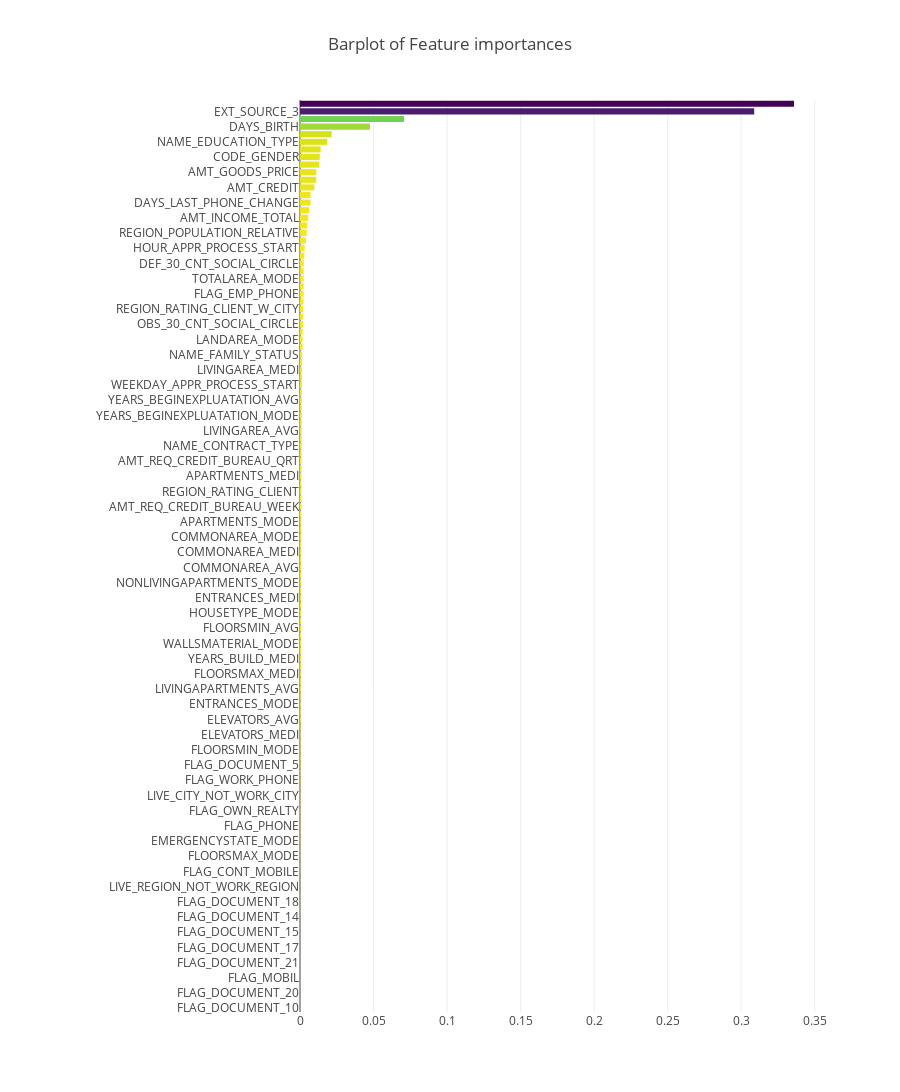

Write notebook code for a chart like this one.
### Code cell
# Substituindo os dados missinsg e realizando feature selection com Random Forest.
    
train.fillna(-1, inplace = True)
test.fillna(-1, inplace = True)

rf = RandomForestClassifier(n_estimators=50, max_depth=8, min_samples_leaf=4, max_features=0.5, random_state=2018)
rf.fit(train.drop(['SK_ID_CURR', 'TARGET'],axis=1), train.TARGET)
features = train.drop(['SK_ID_CURR', 'TARGET'],axis=1).columns.values

x, y = (list(x) for x in zip(*sorted(zip(rf.feature_importances_, features), 
                                                            reverse = False)))
trace2 = go.Bar(
    x=x ,
    y=y,
    marker=dict(
        color=x,
        colorscale = 'Viridis',
        reversescale = True
    ),
    name='Random Forest Feature importance',
    orientation='h',
)

layout = dict(
    title='Barplot of Feature importances',
     width = 900, height = 2000,
    yaxis=dict(
        showgrid=False,
        showline=False,
        showticklabels=True,
    ),
    margin=dict(
    l=300,
),
)

fig1 = go.Figure(data=[trace2])
fig1['layout'].update(layout)
py.iplot(fig1, filename='plots')

### Figure 1 — Plotly figure (JSON) as saved in the notebook; plotly's stock layout.template omitted (floating-point values rounded to 4 significant figures)
{"data": [{"marker": {"color": [0, 0, 0, 0, 0, 6.424e-06, 1.403e-05, 1.873e-05, 2.208e-05, 2.765e-05, 3.206e-05, 3.316e-05, 4.301e-05, 6.381e-05, 7.323e-05, 7.631e-05, 8.179e-05, 8.224e-05, 0.0001023, 0.000105, 0.0001583, 0.0001643, 0.0001717, 0.0001905, 0.0002005, 0.0002066, 0.0002113, 0.0002152, 0.0002412, 0.0002413, 0.0002825, 0.0002966, 0.0003251, 0.0003863, 0.0003876, 0.0003885, 0.000391, 0.0004041, 0.0005007, 0.0005018, 0.0005069, 0.000513, 0.0005916, 0.0005947, 0.0006058, 0.0006535, 0.0006725, 0.0006922, 0.0007, 0.0007135, 0.0007273, 0.0007282, 0.0007643, 0.0007837, 0.0007925, 0.0008233, 0.000829, 0.0008351, 0.0008384, 0.0008415, 0.0008798, 0.0008885, 0.0009012, 0.0009799, 0.0009884, 0.001007, 0.001012, 0.001024, 0.001052, 0.001064, 0.001065, 0.001096, 0.001104, 0.001131, 0.00119, 0.00122, 0.001228, 0.001263, 0.001279, 0.001284, 0.00133, 0.001357, 0.001395, 0.001406, 0.00143, 0.00146, 0.001466, 0.001764, 0.00179, 0.001818, 0.002025, 0.002074, 0.002164, 0.002313, 0.002402, 0.002404, 0.002463, 0.002471, 0.002628, 0.003, 0.003169, 0.004028, 0.004564, 0.004832, 0.005571, 0.006379, 0.007139, 0.007182, 0.009725, 0.01102, 0.01106, 0.01304, 0.01346, 0.01404, 0.01845, 0.02151, 0.04758, 0.07077, 0.3089, 0.3359], "colorscale": "Viridis", "reversescale": true}, "name": "Random Forest Feature importance", "orientation": "h", "type": "bar", "x": [0, 0, 0, 0, 0, 6.424e-06, 1.403e-05, 1.873e-05, 2.208e-05, 2.765e-05, 3.206e-05, 3.316e-05, 4.301e-05, 6.381e-05, 7.323e-05, 7.631e-05, 8.179e-05, 8.224e-05, 0.0001023, 0.000105, 0.0001583, 0.0001643, 0.0001717, 0.0001905, 0.0002005, 0.0002066, 0.0002113, 0.0002152, 0.0002412, 0.0002413, 0.0002825, 0.0002966, 0.0003251, 0.0003863, 0.0003876, 0.0003885, 0.000391, 0.0004041, 0.0005007, 0.0005018, 0.0005069, 0.000513, 0.0005916, 0.0005947, 0.0006058, 0.0006535, 0.0006725, 0.0006922, 0.0007, 0.0007135, 0.0007273, 0.0007282, 0.0007643, 0.0007837, 0.0007925, 0.0008233, 0.000829, 0.0008351, 0.0008384, 0.0008415, 0.0008798, 0.0008885, 0.0009012, 0.0009799, 0.0009884, 0.001007, 0.001012, 0.001024, 0.001052, 0.001064, 0.001065, 0.001096, 0.001104, 0.001131, 0.00119, 0.00122, 0.001228, 0.001263, 0.001279, 0.001284, 0.00133, 0.001357, 0.001395, 0.001406, 0.00143, 0.00146, 0.001466, 0.001764, 0.00179, 0.001818, 0.002025, 0.002074, 0.002164, 0.002313, 0.002402, 0.002404, 0.002463, 0.002471, 0.002628, 0.003, 0.003169, 0.004028, 0.004564, 0.004832, 0.005571, 0.006379, 0.007139, 0.007182, 0.009725, 0.01102, 0.01106, 0.01304, 0.01346, 0.01404, 0.01845, 0.02151, 0.04758, 0.07077, 0.3089, 0.3359], "y": ["FLAG_DOCUMENT_10", "FLAG_DOCUMENT_12", "FLAG_DOCUMENT_20", "FLAG_DOCUMENT_4", "FLAG_MOBIL", "FLAG_DOCUMENT_13", "FLAG_DOCUMENT_21", "FLAG_DOCUMENT_16", "FLAG_DOCUMENT_17", "FLAG_DOCUMENT_11", "FLAG_DOCUMENT_15", "FLAG_DOCUMENT_7", "FLAG_DOCUMENT_14", "REG_REGION_NOT_LIVE_REGION", "FLAG_DOCUMENT_18", "FLAG_DOCUMENT_2", "LIVE_REGION_NOT_WORK_REGION", "FLAG_DOCUMENT_19", "FLAG_CONT_MOBILE", "FLAG_DOCUMENT_9", "FLOORSMAX_MODE", "FLAG_DOCUMENT_8", "EMERGENCYSTATE_MODE", "FONDKAPREMONT_MODE", "FLAG_PHONE", "REG_REGION_NOT_WORK_REGION", "FLAG_OWN_REALTY", "FLAG_DOCUMENT_6", "LIVE_CITY_NOT_WORK_CITY", "ELEVATORS_MODE", "FLAG_WORK_PHONE", "FLAG_EMAIL", "FLAG_DOCUMENT_5", "FLOORSMAX_AVG", "FLOORSMIN_MODE", "LIVINGAPARTMENTS_MEDI", "ELEVATORS_MEDI", "FLOORSMIN_MEDI", "ELEVATORS_AVG", "AMT_REQ_CREDIT_BUREAU_HOUR", "ENTRANCES_MODE", "REG_CITY_NOT_WORK_CITY", "LIVINGAPARTMENTS_AVG", "NONLIVINGAPARTMENTS_AVG", "FLOORSMAX_MEDI", "AMT_REQ_CREDIT_BUREAU_DAY", "YEARS_BUILD_MEDI", "YEARS_BUILD_AVG", "WALLSMATERIAL_MODE", "NONLIVINGAPARTMENTS_MEDI", "FLOORSMIN_AVG", "YEARS_BUILD_MODE", "HOUSETYPE_MODE", "CNT_CHILDREN", "ENTRANCES_MEDI", "BASEMENTAREA_MODE", "NONLIVINGAPARTMENTS_MODE", "LIVINGAPARTMENTS_MODE", "COMMONAREA_AVG", "LIVINGAREA_MODE", "COMMONAREA_MEDI", "BASEMENTAREA_AVG", "COMMONAREA_MODE", "NONLIVINGAREA_MEDI", "APARTMENTS_MODE", "NONLIVINGAREA_AVG", "AMT_REQ_CREDIT_BUREAU_WEEK", "ENTRANCES_AVG", "REGION_RATING_CLIENT", "APARTMENTS_AVG", "APARTMENTS_MEDI", "NAME_TYPE_SUITE", "AMT_REQ_CREDIT_BUREAU_QRT", "BASEMENTAREA_MEDI", "NAME_CONTRACT_TYPE", "AMT_REQ_CREDIT_BUREAU_MON", "LIVINGAREA_AVG", "LANDAREA_MEDI", "YEARS_BEGINEXPLUATATION_MODE", "NONLIVINGAREA_MODE", "YEARS_BEGINEXPLUATATION_AVG", "FLAG_OWN_CAR", "WEEKDAY_APPR_PROCESS_START", "NAME_HOUSING_TYPE", "LIVINGAREA_MEDI", "LANDAREA_AVG", "NAME_FAMILY_STATUS", "YEARS_BEGINEXPLUATATION_MEDI", "LANDAREA_MODE", "CNT_FAM_MEMBERS", "OBS_30_CNT_SOCIAL_CIRCLE", "OBS_60_CNT_SOCIAL_CIRCLE", "REGION_RATING_CLIENT_W_CITY", "OCCUPATION_TYPE", "FLAG_EMP_PHONE", "REG_CITY_NOT_LIVE_CITY", "TOTALAREA_MODE", "DEF_60_CNT_SOCIAL_CIRCLE", "DEF_30_CNT_SOCIAL_CIRCLE", "AMT_REQ_CREDIT_BUREAU_YEAR", "HOUR_APPR_PROCESS_START", "OWN_CAR_AGE", "REGION_POPULATION_RELATIVE", "FLAG_DOCUMENT_3", "AMT_INCOME_TOTAL", "NAME_INCOME_TYPE", "DAYS_LAST_PHONE_CHANGE", "ORGANIZATION_TYPE", "AMT_CREDIT", "DAYS_REGISTRATION", "AMT_GOODS_PRICE", "AMT_ANNUITY", "CODE_GENDER", "DAYS_ID_PUBLISH", "NAME_EDUCATION_TYPE", "DAYS_EMPLOYED", "DAYS_BIRTH", "EXT_SOURCE_1", "EXT_SOURCE_3", "EXT_SOURCE_2"]}], "layout": {"height": 2000, "margin": {"l": 300}, "title": "Barplot of Feature importances", "width": 900, "yaxis": {"showgrid": false, "showline": false, "showticklabels": true}}}
